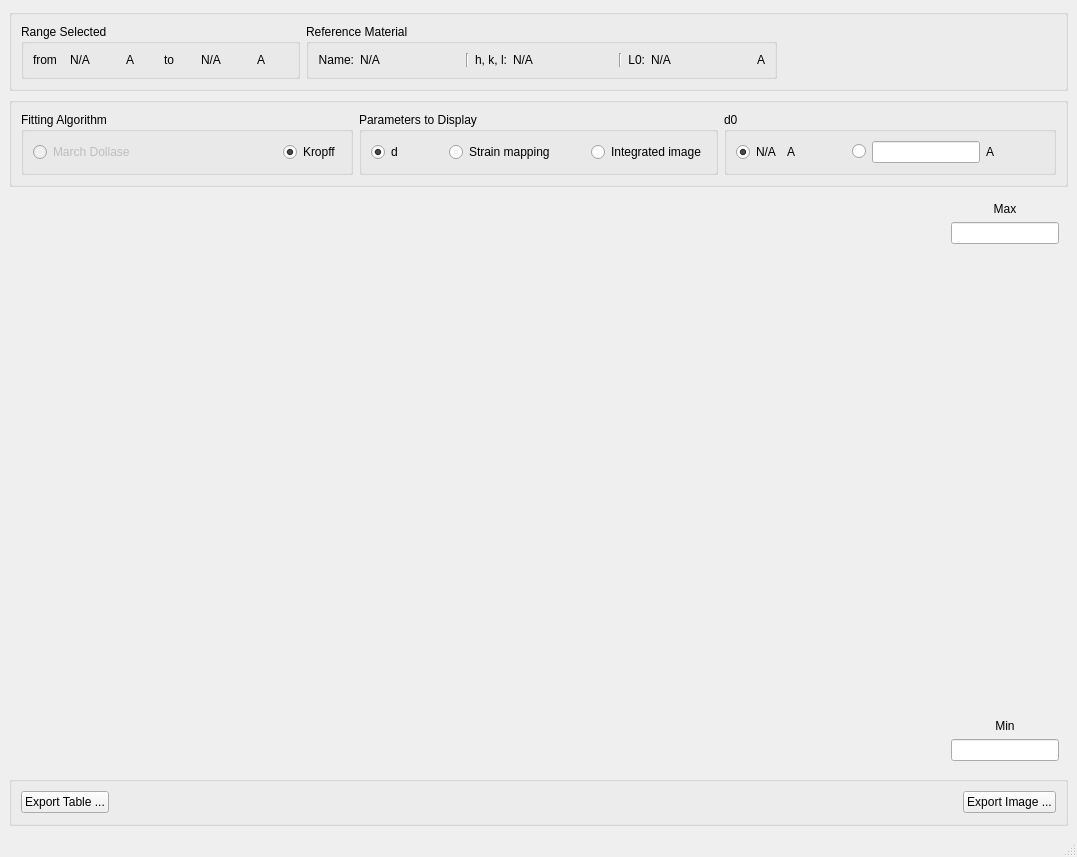
<?xml version="1.0" encoding="UTF-8"?>
<ui version="4.0">
 <class>MainWindow</class>
 <widget class="QMainWindow" name="MainWindow">
  <property name="geometry">
   <rect>
    <x>0</x>
    <y>0</y>
    <width>1077</width>
    <height>857</height>
   </rect>
  </property>
  <property name="windowTitle">
   <string>Strain Mapping</string>
  </property>
  <widget class="QWidget" name="centralwidget">
   <layout class="QVBoxLayout" name="verticalLayout">
    <item>
     <layout class="QHBoxLayout" name="horizontalLayout_10">
      <item>
       <widget class="QGroupBox" name="groupBox">
        <property name="title">
         <string/>
        </property>
        <layout class="QHBoxLayout" name="horizontalLayout_9">
         <item>
          <widget class="QGroupBox" name="groupBox_6">
           <property name="title">
            <string>Range Selected</string>
           </property>
           <layout class="QHBoxLayout" name="horizontalLayout_7">
            <item>
             <widget class="QLabel" name="label_8">
              <property name="text">
               <string>from </string>
              </property>
             </widget>
            </item>
            <item>
             <widget class="QLabel" name="from_lambda">
              <property name="sizePolicy">
               <sizepolicy hsizetype="Expanding" vsizetype="Preferred">
                <horstretch>0</horstretch>
                <verstretch>0</verstretch>
               </sizepolicy>
              </property>
              <property name="minimumSize">
               <size>
                <width>50</width>
                <height>0</height>
               </size>
              </property>
              <property name="maximumSize">
               <size>
                <width>50</width>
                <height>16777215</height>
               </size>
              </property>
              <property name="text">
               <string>N/A</string>
              </property>
             </widget>
            </item>
            <item>
             <widget class="QLabel" name="range_selected_from_units_label">
              <property name="text">
               <string>A</string>
              </property>
             </widget>
            </item>
            <item>
             <widget class="QLabel" name="label_10">
              <property name="text">
               <string>to</string>
              </property>
             </widget>
            </item>
            <item>
             <widget class="QLabel" name="to_lambda">
              <property name="sizePolicy">
               <sizepolicy hsizetype="Expanding" vsizetype="Preferred">
                <horstretch>0</horstretch>
                <verstretch>0</verstretch>
               </sizepolicy>
              </property>
              <property name="minimumSize">
               <size>
                <width>50</width>
                <height>0</height>
               </size>
              </property>
              <property name="maximumSize">
               <size>
                <width>50</width>
                <height>16777215</height>
               </size>
              </property>
              <property name="text">
               <string>N/A</string>
              </property>
             </widget>
            </item>
            <item>
             <widget class="QLabel" name="range_selected_to_units_label">
              <property name="text">
               <string>A</string>
              </property>
             </widget>
            </item>
           </layout>
          </widget>
         </item>
         <item>
          <widget class="QGroupBox" name="groupBox_5">
           <property name="title">
            <string>Reference Material</string>
           </property>
           <layout class="QHBoxLayout" name="horizontalLayout_8">
            <item>
             <widget class="QLabel" name="label_6">
              <property name="text">
               <string>Name:</string>
              </property>
              <property name="alignment">
               <set>Qt::AlignRight|Qt::AlignTrailing|Qt::AlignVCenter</set>
              </property>
             </widget>
            </item>
            <item>
             <widget class="QLabel" name="material_name">
              <property name="minimumSize">
               <size>
                <width>100</width>
                <height>0</height>
               </size>
              </property>
              <property name="maximumSize">
               <size>
                <width>100</width>
                <height>16777215</height>
               </size>
              </property>
              <property name="text">
               <string>N/A</string>
              </property>
             </widget>
            </item>
            <item>
             <widget class="Line" name="line">
              <property name="orientation">
               <enum>Qt::Vertical</enum>
              </property>
             </widget>
            </item>
            <item>
             <widget class="QLabel" name="label_2">
              <property name="text">
               <string>h, k, l:</string>
              </property>
              <property name="alignment">
               <set>Qt::AlignRight|Qt::AlignTrailing|Qt::AlignVCenter</set>
              </property>
             </widget>
            </item>
            <item>
             <widget class="QLabel" name="hkl_value">
              <property name="minimumSize">
               <size>
                <width>100</width>
                <height>0</height>
               </size>
              </property>
              <property name="maximumSize">
               <size>
                <width>100</width>
                <height>16777215</height>
               </size>
              </property>
              <property name="text">
               <string>N/A</string>
              </property>
             </widget>
            </item>
            <item>
             <widget class="Line" name="line_2">
              <property name="orientation">
               <enum>Qt::Vertical</enum>
              </property>
             </widget>
            </item>
            <item>
             <widget class="QLabel" name="reference_material_lambda0_label">
              <property name="text">
               <string>L0:</string>
              </property>
              <property name="alignment">
               <set>Qt::AlignRight|Qt::AlignTrailing|Qt::AlignVCenter</set>
              </property>
             </widget>
            </item>
            <item>
             <widget class="QLabel" name="lambda_0">
              <property name="minimumSize">
               <size>
                <width>100</width>
                <height>0</height>
               </size>
              </property>
              <property name="maximumSize">
               <size>
                <width>100</width>
                <height>16777215</height>
               </size>
              </property>
              <property name="text">
               <string>N/A</string>
              </property>
             </widget>
            </item>
            <item>
             <widget class="QLabel" name="reference_material_lambda0_units_label">
              <property name="text">
               <string>A</string>
              </property>
             </widget>
            </item>
           </layout>
          </widget>
         </item>
         <item>
          <spacer name="horizontalSpacer_5">
           <property name="orientation">
            <enum>Qt::Horizontal</enum>
           </property>
           <property name="sizeHint" stdset="0">
            <size>
             <width>40</width>
             <height>20</height>
            </size>
           </property>
          </spacer>
         </item>
        </layout>
       </widget>
      </item>
     </layout>
    </item>
    <item>
     <widget class="QGroupBox" name="groupBox_7">
      <property name="sizePolicy">
       <sizepolicy hsizetype="Preferred" vsizetype="Preferred">
        <horstretch>0</horstretch>
        <verstretch>0</verstretch>
       </sizepolicy>
      </property>
      <property name="title">
       <string/>
      </property>
      <layout class="QHBoxLayout" name="horizontalLayout_5">
       <item>
        <widget class="QGroupBox" name="groupBox_4">
         <property name="title">
          <string>Fitting Algorithm</string>
         </property>
         <layout class="QHBoxLayout" name="horizontalLayout">
          <item>
           <widget class="QRadioButton" name="march_dollase_radioButton">
            <property name="enabled">
             <bool>false</bool>
            </property>
            <property name="text">
             <string>March Dollase</string>
            </property>
           </widget>
          </item>
          <item>
           <spacer name="horizontalSpacer">
            <property name="orientation">
             <enum>Qt::Horizontal</enum>
            </property>
            <property name="sizeHint" stdset="0">
             <size>
              <width>13</width>
              <height>20</height>
             </size>
            </property>
           </spacer>
          </item>
          <item>
           <widget class="QRadioButton" name="kropff_radioButton">
            <property name="text">
             <string>Kropff</string>
            </property>
            <property name="checked">
             <bool>true</bool>
            </property>
           </widget>
          </item>
         </layout>
        </widget>
       </item>
       <item>
        <widget class="QGroupBox" name="groupBox_2">
         <property name="title">
          <string>Parameters to Display</string>
         </property>
         <layout class="QHBoxLayout" name="horizontalLayout_2">
          <item>
           <widget class="QRadioButton" name="display_d_radioButton">
            <property name="text">
             <string>d</string>
            </property>
            <property name="checked">
             <bool>true</bool>
            </property>
           </widget>
          </item>
          <item>
           <spacer name="horizontalSpacer_7">
            <property name="orientation">
             <enum>Qt::Horizontal</enum>
            </property>
            <property name="sizeHint" stdset="0">
             <size>
              <width>40</width>
              <height>20</height>
             </size>
            </property>
           </spacer>
          </item>
          <item>
           <widget class="QRadioButton" name="display_strain_mapping_radioButton">
            <property name="text">
             <string>Strain mapping</string>
            </property>
           </widget>
          </item>
          <item>
           <spacer name="horizontalSpacer_2">
            <property name="orientation">
             <enum>Qt::Horizontal</enum>
            </property>
            <property name="sizeHint" stdset="0">
             <size>
              <width>30</width>
              <height>20</height>
             </size>
            </property>
           </spacer>
          </item>
          <item>
           <widget class="QRadioButton" name="display_integrated_image_radioButton">
            <property name="text">
             <string>Integrated image</string>
            </property>
           </widget>
          </item>
         </layout>
        </widget>
       </item>
       <item>
        <widget class="QGroupBox" name="groupBox_3">
         <property name="title">
          <string>d0</string>
         </property>
         <layout class="QHBoxLayout" name="horizontalLayout_3">
          <item>
           <widget class="QRadioButton" name="d0_value">
            <property name="text">
             <string>N/A</string>
            </property>
            <property name="checked">
             <bool>true</bool>
            </property>
           </widget>
          </item>
          <item>
           <widget class="QLabel" name="d0_units1_label">
            <property name="text">
             <string>A</string>
            </property>
           </widget>
          </item>
          <item>
           <spacer name="horizontalSpacer_6">
            <property name="orientation">
             <enum>Qt::Horizontal</enum>
            </property>
            <property name="sizeHint" stdset="0">
             <size>
              <width>40</width>
              <height>20</height>
             </size>
            </property>
           </spacer>
          </item>
          <item>
           <widget class="QRadioButton" name="d0_user_radioButton">
            <property name="text">
             <string/>
            </property>
           </widget>
          </item>
          <item>
           <widget class="QLineEdit" name="d0_user_value"/>
          </item>
          <item>
           <widget class="QLabel" name="d0_units2_label">
            <property name="text">
             <string>A</string>
            </property>
           </widget>
          </item>
          <item>
           <spacer name="horizontalSpacer_3">
            <property name="orientation">
             <enum>Qt::Horizontal</enum>
            </property>
            <property name="sizeHint" stdset="0">
             <size>
              <width>34</width>
              <height>20</height>
             </size>
            </property>
           </spacer>
          </item>
         </layout>
        </widget>
       </item>
      </layout>
     </widget>
    </item>
    <item>
     <widget class="QStackedWidget" name="stackedWidget">
      <property name="currentIndex">
       <number>1</number>
      </property>
      <widget class="QWidget" name="page">
       <layout class="QHBoxLayout" name="horizontalLayout_6">
        <item>
         <widget class="QWidget" name="integrated_widget" native="true">
          <property name="sizePolicy">
           <sizepolicy hsizetype="Expanding" vsizetype="Expanding">
            <horstretch>0</horstretch>
            <verstretch>0</verstretch>
           </sizepolicy>
          </property>
         </widget>
        </item>
       </layout>
      </widget>
      <widget class="QWidget" name="page_2">
       <layout class="QHBoxLayout" name="horizontalLayout_11">
        <item>
         <widget class="QWidget" name="matplotlib_widget" native="true">
          <property name="sizePolicy">
           <sizepolicy hsizetype="Expanding" vsizetype="Preferred">
            <horstretch>0</horstretch>
            <verstretch>0</verstretch>
           </sizepolicy>
          </property>
         </widget>
        </item>
        <item>
         <layout class="QVBoxLayout" name="verticalLayout_4">
          <item>
           <widget class="QLabel" name="label_4">
            <property name="text">
             <string>Max</string>
            </property>
            <property name="alignment">
             <set>Qt::AlignCenter</set>
            </property>
           </widget>
          </item>
          <item>
           <widget class="QLineEdit" name="max_value_lineEdit">
            <property name="sizePolicy">
             <sizepolicy hsizetype="Minimum" vsizetype="Fixed">
              <horstretch>0</horstretch>
              <verstretch>0</verstretch>
             </sizepolicy>
            </property>
           </widget>
          </item>
          <item>
           <spacer name="verticalSpacer_2">
            <property name="orientation">
             <enum>Qt::Vertical</enum>
            </property>
            <property name="sizeHint" stdset="0">
             <size>
              <width>20</width>
              <height>40</height>
             </size>
            </property>
           </spacer>
          </item>
          <item>
           <widget class="QLabel" name="label_5">
            <property name="text">
             <string>Min</string>
            </property>
            <property name="alignment">
             <set>Qt::AlignCenter</set>
            </property>
           </widget>
          </item>
          <item>
           <widget class="QLineEdit" name="min_value_lineEdit">
            <property name="sizePolicy">
             <sizepolicy hsizetype="Minimum" vsizetype="Fixed">
              <horstretch>0</horstretch>
              <verstretch>0</verstretch>
             </sizepolicy>
            </property>
           </widget>
          </item>
         </layout>
        </item>
       </layout>
      </widget>
     </widget>
    </item>
    <item>
     <widget class="QGroupBox" name="groupBox_8">
      <property name="sizePolicy">
       <sizepolicy hsizetype="Preferred" vsizetype="Preferred">
        <horstretch>0</horstretch>
        <verstretch>0</verstretch>
       </sizepolicy>
      </property>
      <property name="minimumSize">
       <size>
        <width>0</width>
        <height>50</height>
       </size>
      </property>
      <property name="maximumSize">
       <size>
        <width>16777215</width>
        <height>50</height>
       </size>
      </property>
      <property name="title">
       <string/>
      </property>
      <layout class="QHBoxLayout" name="horizontalLayout_4">
       <item>
        <widget class="QPushButton" name="export_table_pushButton">
         <property name="text">
          <string>Export Table ...</string>
         </property>
        </widget>
       </item>
       <item>
        <spacer name="horizontalSpacer_4">
         <property name="orientation">
          <enum>Qt::Horizontal</enum>
         </property>
         <property name="sizeHint" stdset="0">
          <size>
           <width>881</width>
           <height>16</height>
          </size>
         </property>
        </spacer>
       </item>
       <item>
        <widget class="QPushButton" name="export_image_pushButton">
         <property name="text">
          <string>Export Image ...</string>
         </property>
        </widget>
       </item>
      </layout>
     </widget>
    </item>
   </layout>
  </widget>
  <widget class="QMenuBar" name="menubar">
   <property name="geometry">
    <rect>
     <x>0</x>
     <y>0</y>
     <width>1077</width>
     <height>24</height>
    </rect>
   </property>
  </widget>
  <widget class="QStatusBar" name="statusbar"/>
 </widget>
 <resources/>
 <connections>
  <connection>
   <sender>march_dollase_radioButton</sender>
   <signal>clicked()</signal>
   <receiver>MainWindow</receiver>
   <slot>fitting_algorithm_changed()</slot>
   <hints>
    <hint type="sourcelabel">
     <x>96</x>
     <y>185</y>
    </hint>
    <hint type="destinationlabel">
     <x>7</x>
     <y>237</y>
    </hint>
   </hints>
  </connection>
  <connection>
   <sender>kropff_radioButton</sender>
   <signal>clicked()</signal>
   <receiver>MainWindow</receiver>
   <slot>fitting_algorithm_changed()</slot>
   <hints>
    <hint type="sourcelabel">
     <x>238</x>
     <y>186</y>
    </hint>
    <hint type="destinationlabel">
     <x>8</x>
     <y>198</y>
    </hint>
   </hints>
  </connection>
  <connection>
   <sender>display_d_radioButton</sender>
   <signal>clicked()</signal>
   <receiver>MainWindow</receiver>
   <slot>parameters_to_display_changed()</slot>
   <hints>
    <hint type="sourcelabel">
     <x>287</x>
     <y>185</y>
    </hint>
    <hint type="destinationlabel">
     <x>7</x>
     <y>330</y>
    </hint>
   </hints>
  </connection>
  <connection>
   <sender>display_strain_mapping_radioButton</sender>
   <signal>clicked()</signal>
   <receiver>MainWindow</receiver>
   <slot>parameters_to_display_changed()</slot>
   <hints>
    <hint type="sourcelabel">
     <x>393</x>
     <y>185</y>
    </hint>
    <hint type="destinationlabel">
     <x>7</x>
     <y>403</y>
    </hint>
   </hints>
  </connection>
  <connection>
   <sender>d0_value</sender>
   <signal>clicked()</signal>
   <receiver>MainWindow</receiver>
   <slot>d0_to_use_changed()</slot>
   <hints>
    <hint type="sourcelabel">
     <x>716</x>
     <y>184</y>
    </hint>
    <hint type="destinationlabel">
     <x>993</x>
     <y>258</y>
    </hint>
   </hints>
  </connection>
  <connection>
   <sender>d0_user_radioButton</sender>
   <signal>clicked()</signal>
   <receiver>MainWindow</receiver>
   <slot>d0_to_use_changed()</slot>
   <hints>
    <hint type="sourcelabel">
     <x>833</x>
     <y>185</y>
    </hint>
    <hint type="destinationlabel">
     <x>1001</x>
     <y>335</y>
    </hint>
   </hints>
  </connection>
  <connection>
   <sender>d0_user_value</sender>
   <signal>returnPressed()</signal>
   <receiver>MainWindow</receiver>
   <slot>d0_to_use_changed()</slot>
   <hints>
    <hint type="sourcelabel">
     <x>911</x>
     <y>182</y>
    </hint>
    <hint type="destinationlabel">
     <x>998</x>
     <y>195</y>
    </hint>
   </hints>
  </connection>
  <connection>
   <sender>export_image_pushButton</sender>
   <signal>clicked()</signal>
   <receiver>MainWindow</receiver>
   <slot>export_clicked()</slot>
   <hints>
    <hint type="sourcelabel">
     <x>984</x>
     <y>802</y>
    </hint>
    <hint type="destinationlabel">
     <x>995</x>
     <y>736</y>
    </hint>
   </hints>
  </connection>
  <connection>
   <sender>display_integrated_image_radioButton</sender>
   <signal>clicked()</signal>
   <receiver>MainWindow</receiver>
   <slot>parameters_to_display_changed()</slot>
   <hints>
    <hint type="sourcelabel">
     <x>660</x>
     <y>186</y>
    </hint>
    <hint type="destinationlabel">
     <x>5</x>
     <y>481</y>
    </hint>
   </hints>
  </connection>
  <connection>
   <sender>export_table_pushButton</sender>
   <signal>clicked()</signal>
   <receiver>MainWindow</receiver>
   <slot>export_table()</slot>
   <hints>
    <hint type="sourcelabel">
     <x>89</x>
     <y>799</y>
    </hint>
    <hint type="destinationlabel">
     <x>11</x>
     <y>761</y>
    </hint>
   </hints>
  </connection>
  <connection>
   <sender>max_value_lineEdit</sender>
   <signal>returnPressed()</signal>
   <receiver>MainWindow</receiver>
   <slot>min_max_value_changed()</slot>
   <hints>
    <hint type="sourcelabel">
     <x>1027</x>
     <y>275</y>
    </hint>
    <hint type="destinationlabel">
     <x>1069</x>
     <y>419</y>
    </hint>
   </hints>
  </connection>
  <connection>
   <sender>min_value_lineEdit</sender>
   <signal>returnPressed()</signal>
   <receiver>MainWindow</receiver>
   <slot>min_max_value_changed()</slot>
   <hints>
    <hint type="sourcelabel">
     <x>954</x>
     <y>744</y>
    </hint>
    <hint type="destinationlabel">
     <x>874</x>
     <y>825</y>
    </hint>
   </hints>
  </connection>
 </connections>
 <slots>
  <slot>fitting_algorithm_changed()</slot>
  <slot>parameters_to_display_changed()</slot>
  <slot>d0_to_use_changed()</slot>
  <slot>transparency_slider_changed()</slot>
  <slot>export_clicked()</slot>
  <slot>export_table()</slot>
  <slot>min_max_value_changed()</slot>
 </slots>
</ui>
